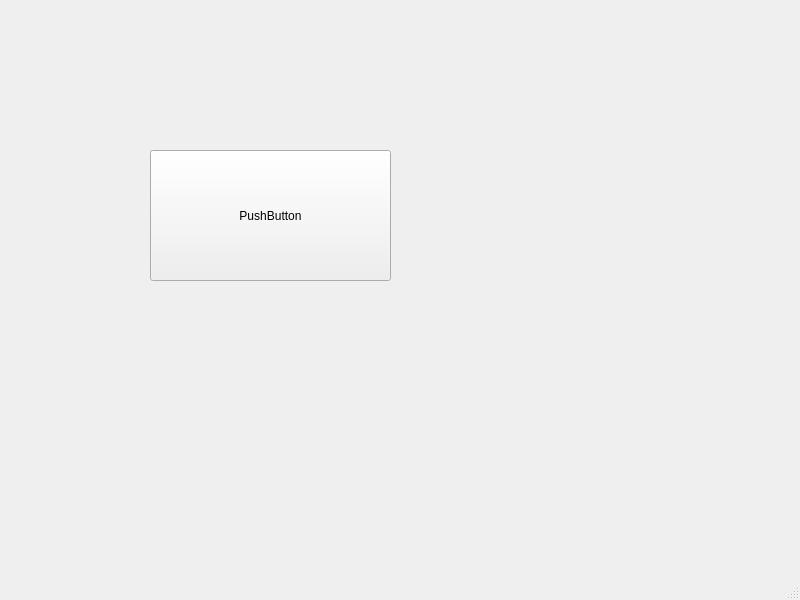
<?xml version="1.0" encoding="UTF-8"?>
<ui version="4.0">
 <class>MainWindow</class>
 <widget class="QMainWindow" name="MainWindow">
  <property name="geometry">
   <rect>
    <x>0</x>
    <y>0</y>
    <width>800</width>
    <height>600</height>
   </rect>
  </property>
  <property name="windowTitle">
   <string>ders-2</string>
  </property>
  <property name="windowIcon">
   <iconset resource="icon.qrc">
    <normaloff>:/Titleicon/Wallpaper/cpu_wireframe.jpg</normaloff>:/Titleicon/Wallpaper/cpu_wireframe.jpg</iconset>
  </property>
  <widget class="QWidget" name="centralwidget">
   <widget class="QPushButton" name="pushButton">
    <property name="geometry">
     <rect>
      <x>150</x>
      <y>150</y>
      <width>241</width>
      <height>131</height>
     </rect>
    </property>
    <property name="text">
     <string>PushButton</string>
    </property>
    <property name="icon">
     <iconset resource="icon.qrc">
      <normaloff>:/Titleicon/Wallpaper/cpu_wireframe.jpg</normaloff>:/Titleicon/Wallpaper/cpu_wireframe.jpg</iconset>
    </property>
    <property name="iconSize">
     <size>
      <width>150</width>
      <height>150</height>
     </size>
    </property>
   </widget>
  </widget>
  <widget class="QMenuBar" name="menubar">
   <property name="geometry">
    <rect>
     <x>0</x>
     <y>0</y>
     <width>800</width>
     <height>21</height>
    </rect>
   </property>
  </widget>
  <widget class="QStatusBar" name="statusbar"/>
 </widget>
 <resources>
  <include location="icon.qrc"/>
 </resources>
 <connections/>
</ui>
